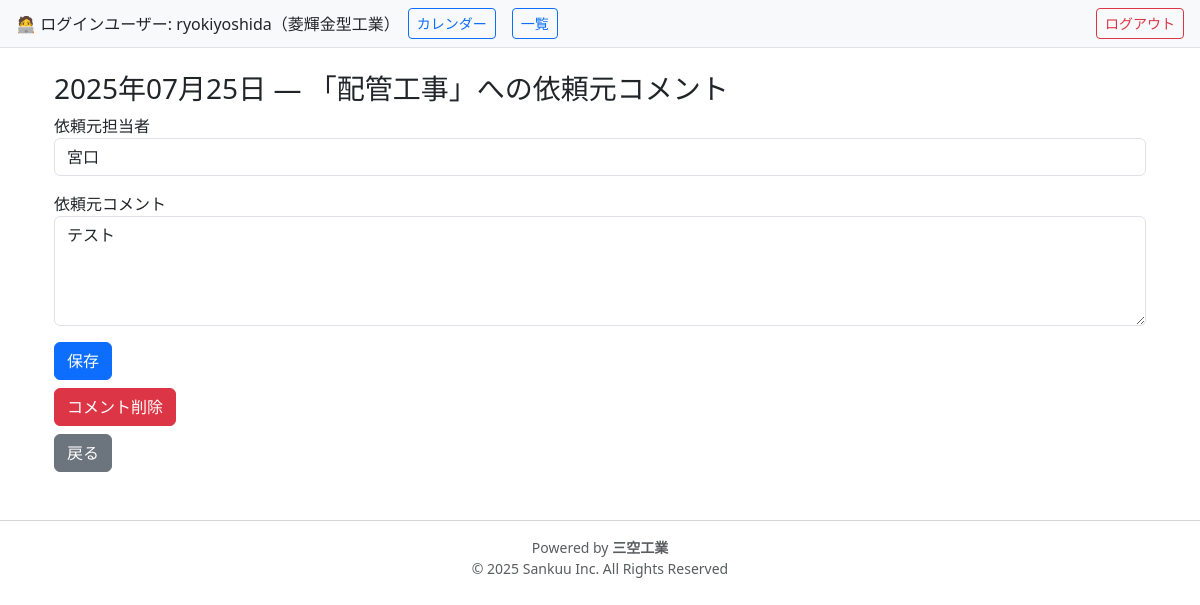
The app's page /schedules/client/comment/1 (signed in), older data.
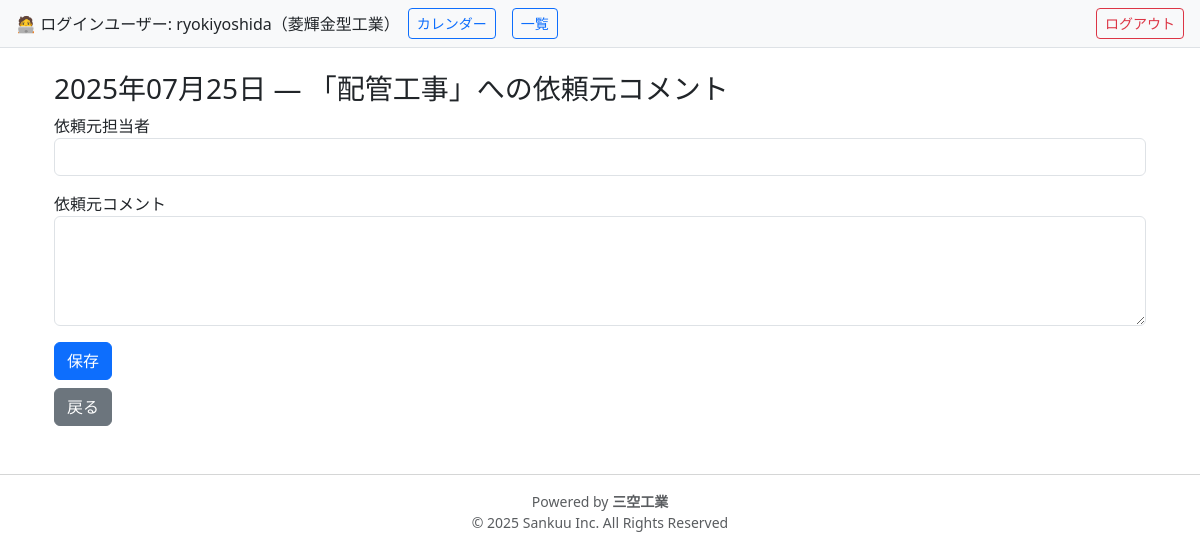
The same page, newer data.
### kouteihyo_app/models.py (models this page shows)
class Schedule(db.Model):
    __tablename__ = 'schedules'
    id               = db.Column(db.Integer, primary_key=True)
    site_name        = db.Column(db.String(255), nullable=False)
    date             = db.Column(db.Date, nullable=False)
    end_date         = db.Column(db.Date, nullable=True)
    time_slot        = db.Column(db.String(10), nullable=False)
    task_name        = db.Column(db.String(100), nullable=False)
    person_in_charge = db.Column(db.String(100))
    comment          = db.Column(db.Text)
    client_person    = db.Column(db.String(100))
    client_comment   = db.Column(db.String(255))
    company_id = db.Column(db.Integer, db.ForeignKey('companies.id'), nullable=False)
    created_by = db.Column(db.Integer, db.ForeignKey('users.id'), nullable=False)
    updated_by = db.Column(db.Integer, db.ForeignKey('users.id'), nullable=True)

### kouteihyo_app/routes.py (the view, shortened to what this page needs)
@bp.route('/schedules/client/comment/<int:id>', methods=['GET','POST'])
@login_required
def edit_client_comment(id):
    schedule = Schedule.query.get_or_404(id)
    if current_user.company.name != '菱輝金型工業':
        flash('権限がありません', 'danger')
        return redirect(url_for('main.schedule_calendar'))
    return render_template(
        'schedule/client_comment_form.html',  # ← テンプレート名を明示
        schedule=schedule                   # ← テンプレートで使う変数
    )

### kouteihyo_app/__init__.py (called while the page is built)
@login_manager.user_loader
def load_user(user_id):
    return User.query.get(int(user_id))

### templates/schedule/client_comment_form.html
{% extends 'base.html' %}
{% block content %}
<div class="container mt-4">
  <h3>
    {{ schedule.date.strftime('%Y年%m月%d日') }} — 「{{ schedule.task_name }}」への依頼元コメント
  </h3>
  <form method="POST" action="{{ url_for('main.edit_client_comment', id=schedule.id) }}">
    <div class="mb-3">
      <label for="client_person">依頼元担当者</label>
      <input
        type="text"
        id="client_person"
        name="client_person"
        class="form-control"
        value="{{ schedule.client_person or '' }}"
      >
    </div>
    <div class="mb-3">
      <label for="client_comment">依頼元コメント</label>
      <textarea
        id="client_comment"
        name="client_comment"
        class="form-control"
        rows="4"
      >{{ schedule.client_comment or '' }}</textarea>
    </div>
    <button type="submit" class="btn btn-primary">保存</button>
  </form>
  {% if schedule.client_comment %}
  <form
    method="POST"
    action="{{ url_for('main.delete_client_comment', id=schedule.id) }}"
    onsubmit="return confirm('本当にコメントを削除しますか？');"
    class="mt-2"
  >
    <button type="submit" class="btn btn-danger">コメント削除</button>
  </form>
  {% endif %}
  <a
    href="{{ url_for('main.schedule_by_date', date_str=schedule.date.strftime('%Y-%m-%d')) }}"
    class="btn btn-secondary mt-2"
  >戻る</a>
</div>
{% endblock %}

Row changes from the older to the newer data that the page shows:
changed Schedule "配管工事": client_person "宮口" → (not shown); client_comment "テスト" → (not shown)
Text that changed along with them:
text no longer shown: "コメント削除"
